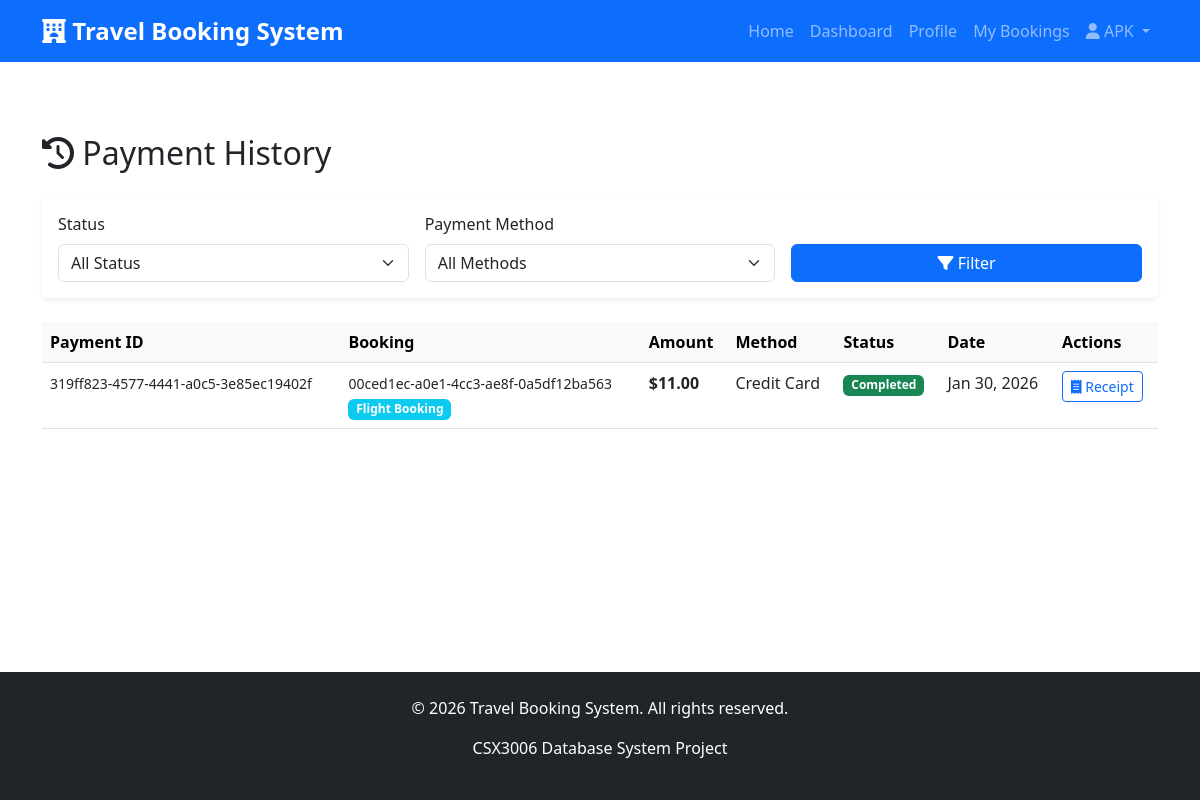
The page /payments/history/ (signed in) on the database its author committed.
### accounts/models.py (models this page shows, shortened)
class User(AbstractUser):
    ROLE_CHOICES = [
        ('customer', 'Customer'),
        ('partner', 'Partner Admin'),
        ('admin', 'System Admin'),
    ]
    role = models.CharField(
        max_length=20,
        choices=ROLE_CHOICES,
        default='customer',
        help_text='User role in the system'
    )
    email = models.EmailField(
        unique=True,
        help_text='Email address (must be unique)'
    )
    phone = models.CharField(
        max_length=15,
        blank=True,
        null=True,
        help_text='Contact phone number'
    )
    created_at = models.DateTimeField(auto_now_add=True)
    updated_at = models.DateTimeField(auto_now=True)
    class Meta:
        verbose_name = 'User'
        verbose_name_plural = 'Users'
        ordering = ['-created_at']

### payments/models.py (models this page shows, shortened)
class Payment(models.Model):
    PAYMENT_METHOD_CHOICES = [
        ('credit_card', 'Credit Card'),
        ('debit_card', 'Debit Card'),
        ('bank_transfer', 'Bank Transfer'),
        ('paypal', 'PayPal'),
        ('cash', 'Cash'),
    ]
    STATUS_CHOICES = [
        ('pending', 'Pending'),
        ('completed', 'Completed'),
        ('failed', 'Failed'),
        ('refunded', 'Refunded'),
    ]
    CARD_TYPE_CHOICES = [
        ('visa', 'Visa'),
        ('mastercard', 'Mastercard'),
        ('amex', 'American Express'),
        ('discover', 'Discover'),
        ('other', 'Other'),
    ]
    payment_id = models.UUIDField(default=uuid.uuid4, unique=True, editable=False)
    booking = models.OneToOneField(Booking, on_delete=models.CASCADE, related_name='payment')
    user = models.ForeignKey(settings.AUTH_USER_MODEL, on_delete=models.CASCADE, related_name='payments')
    amount = models.DecimalField(max_digits=10, decimal_places=2)
    payment_method = models.CharField(max_length=20, choices=PAYMENT_METHOD_CHOICES)
    status = models.CharField(max_length=20, choices=STATUS_CHOICES, default='pending')
    transaction_id = models.CharField(max_length=100, unique=True, blank=True, null=True)
    card_type = models.CharField(max_length=20, choices=CARD_TYPE_CHOICES, blank=True, null=True)
    card_last_four = models.CharField(max_length=4, blank=True, null=True)
    card_holder_name = models.CharField(max_length=100, blank=True, null=True)
    bank_name = models.CharField(max_length=100, blank=True, null=True)
    account_number = models.CharField(max_length=50, blank=True, null=True)
    paypal_email = models.EmailField(blank=True, null=True)
    payment_date = models.DateTimeField(null=True, blank=True)
    created_at = models.DateTimeField(auto_now_add=True)
    updated_at = models.DateTimeField(auto_now=True)
    notes = models.TextField(blank=True, null=True)
    failure_reason = models.TextField(blank=True, null=True)
    class Meta:
        ordering = ['-created_at']
        indexes = [
            models.Index(fields=['-created_at']),
            models.Index(fields=['status']),
            models.Index(fields=['payment_method']),
        ]

### bookings/models.py (models this page shows, shortened)
class Booking(models.Model):
    BOOKING_TYPE_CHOICES = [
        ('hotel', 'Hotel Booking'),
        ('flight', 'Flight Booking'),
    ]
    STATUS_CHOICES = [
        ('pending', 'Pending'),
        ('confirmed', 'Confirmed'),
        ('cancelled', 'Cancelled'),
        ('completed', 'Completed'),
    ]
    booking_id = models.UUIDField(
        default=uuid.uuid4,
        editable=False,
        unique=True,
        help_text='Unique booking ID'
    )
    user = models.ForeignKey(
        User,
        on_delete=models.CASCADE,
        related_name='bookings'
    )
    booking_type = models.CharField(
        max_length=20,
        choices=BOOKING_TYPE_CHOICES,
        help_text='Type of booking'
    )
    status = models.CharField(
        max_length=20,
        choices=STATUS_CHOICES,
        default='pending',
        help_text='Booking status'
    )
    total_amount = models.DecimalField(
        max_digits=10,
        decimal_places=2,
        validators=[MinValueValidator(0)],
        help_text='Total booking amount'
    )
    notes = models.TextField(
        blank=True,
        null=True,
        help_text='Additional notes or special requests'
    )
    created_at = models.DateTimeField(auto_now_add=True)
    updated_at = models.DateTimeField(auto_now=True)
    class Meta:
        verbose_name = 'Booking'
        verbose_name_plural = 'Bookings'
        ordering = ['-created_at']

### payments/views.py (the view)
# urls.py: path('history/', views.payment_history, name='payment_history'),
@login_required
def payment_history(request):
    payments = Payment.objects.filter(user=request.user).select_related('booking')
    status_filter = request.GET.get('status')
    if status_filter:
        payments = payments.filter(status=status_filter)
    method_filter = request.GET.get('method')
    if method_filter:
        payments = payments.filter(payment_method=method_filter)
    context = {
        'payments': payments,
        'status_filter': status_filter,
        'method_filter': method_filter,
    }
    return render(request, 'payments/payment_history.html', context)

### templates/payments/payment_history.html (shortened to what this page needs)
{% extends 'base.html' %}
{% block content %}
<div class="container my-5">
    <h2 class="mb-4"><i class="fas fa-history"></i> Payment History</h2>
    <div class="card mb-4">
        <div class="card-body">
            <form method="get" class="row g-3">
                <div class="col-md-4">
                    <label class="form-label">Status</label>
                    <select name="status" class="form-select">
                        <option value="">All Status</option>
                    </select>
                </div>
                <div class="col-md-4">
                    <label class="form-label">Payment Method</label>
                    <select name="method" class="form-select">
                        <option value="">All Methods</option>
                    </select>
                </div>
                <div class="col-md-4">
                    <label class="form-label">&nbsp;</label>
                    <div class="d-grid">
                        <button type="submit" class="btn btn-primary">
                            <i class="fas fa-filter"></i> Filter
                        </button>
                    </div>
                </div>
            </form>
        </div>
    </div>
    {% if payments %}
        <div class="table-responsive">
            <table class="table table-hover">
                <thead class="table-light">
                    <tr>
                        <th>Payment ID</th>
                        <th>Booking</th>
                        <th>Amount</th>
                        <th>Method</th>
                        <th>Status</th>
                        <th>Date</th>
                        <th>Actions</th>
                    </tr>
                </thead>
                <tbody>
                    {% for payment in payments %}
                        <tr>
                            <td><small>{{ payment.payment_id }}</small></td>
                            <td>
                                <small>{{ payment.booking.booking_id }}</small><br>
                                <span class="badge bg-info">{{ payment.booking.get_booking_type_display }}</span>
                            </td>
                            <td><strong>${{ payment.amount }}</strong></td>
                            <td>{{ payment.get_payment_method_display }}</td>
                            <td>
                                {% if payment.status == 'completed' %}
                                    <span class="badge bg-success">Completed</span>
                                {% elif payment.status == 'pending' %}
                                    <span class="badge bg-warning">Pending</span>
                                {% elif payment.status == 'failed' %}
                                    <span class="badge bg-danger">Failed</span>
                                {% elif payment.status == 'refunded' %}
                                    <span class="badge bg-info">Refunded</span>
                                {% endif %}
                            </td>
                            <td>{{ payment.created_at|date:"M d, Y" }}</td>
                            <td>
                                {% if payment.status == 'completed' %}
                                    <a href="{% url 'payments:payment_receipt' payment.payment_id %}"
                                       class="btn btn-sm btn-outline-primary" target="_blank">
                                        <i class="fas fa-receipt"></i> Receipt
                                    </a>
                                {% elif payment.status == 'failed' %}
                                    <a href="{% url 'payments:payment_page' payment.booking.booking_id %}"
                                       class="btn btn-sm btn-outline-primary">
                                        <i class="fas fa-redo"></i> Retry
                                    </a>
                                {% endif %}
                            </td>
                        </tr>
                    {% endfor %}
                </tbody>
            </table>
        </div>
    {% else %}
        <div class="alert alert-info">
            <i class="fas fa-info-circle"></i> No payment records found.
        </div>
    {% endif %}
</div>
{% endblock %}

### templates/base.html (shortened to what this page needs)
<!DOCTYPE html>
<html lang="en">
<head>
    <link href="https://cdn.jsdelivr.net/npm/bootstrap@5.3.0/dist/css/bootstrap.min.css" rel="stylesheet">
    <link rel="stylesheet" href="https://cdnjs.cloudflare.com/ajax/libs/font-awesome/6.4.0/css/all.min.css">
    {% load static %}
    <link rel="stylesheet" href="{% static 'css/style.css' %}">
</head>
<body>
    <nav class="navbar navbar-expand-lg navbar-dark bg-primary">
        <div class="container">
            <a class="navbar-brand" href="{% url 'home' %}">
                <i class="fas fa-hotel"></i> Travel Booking System
            </a>
            <div class="collapse navbar-collapse" id="navbarNav">
                <ul class="navbar-nav ms-auto">
                    <li class="nav-item">
                        <a class="nav-link" href="{% url 'home' %}">Home</a>
                    </li>
                    {% if user.is_authenticated %}
                        <li class="nav-item">
                            <a class="nav-link" href="{% url 'accounts:dashboard' %}">Dashboard</a>
                        </li>
                        <li class="nav-item">
                            <a class="nav-link" href="{% url 'accounts:profile' %}">Profile</a>
                        </li>
                        <li class="nav-item">
                            <a class="nav-link" href="{% url 'bookings:my_bookings' %}">My Bookings</a>
                        </li>
                        <li class="nav-item dropdown">
                            <a class="nav-link dropdown-toggle" href="#" id="userDropdown"
                               role="button" data-bs-toggle="dropdown">
                                <i class="fas fa-user"></i> {{ user.get_full_name|default:user.username }}
                            </a>
                        </li>
                    {% endif %}
                </ul>
            </div>
        </div>
    </nav>
    <main class="py-4">
        {% block content %}{% endblock %}
    </main>
    <footer class="bg-dark text-white mt-5 py-4">
        <div class="container text-center">
            <p>&copy; 2026 Travel Booking System. All rights reserved.</p>
            <p>CSX3006 Database System Project</p>
        </div>
    </footer>
</body>
</html>

### static/css/style.css (style rules this page uses)
:root { --primary-color: #0d6efd; --secondary-color: #6c757d; --success-color: #198754; --danger-color: #dc3545; --warning-color: #ffc107; --info-color: #0dcaf0; }
body { font-family: 'Segoe UI', Tahoma, Geneva, Verdana, sans-serif; min-height: 100vh; display: flex; flex-direction: column; }
main { flex: 1; }
.card { transition: transform 0.2s; border: none; box-shadow: 0 0.125rem 0.25rem rgba(0,0,0,0.075); }
.btn { transition: all 0.3s; }
footer { margin-top: auto; }
.navbar-brand { font-weight: bold; font-size: 1.5rem; }

### rows shown on the page
User: get_full_name "APK"
Payment: payment_id "319ff823-4577-4441-a0c5-3e85ec19402f", booking.booking_id "00ced1ec-a0e1-4cc3-ae8f-0a5df12ba563", booking.booking_type "Flight Booking", amount "11.00", payment_method "Credit Card", status "Completed", created_at "Jan 30, 2026"
